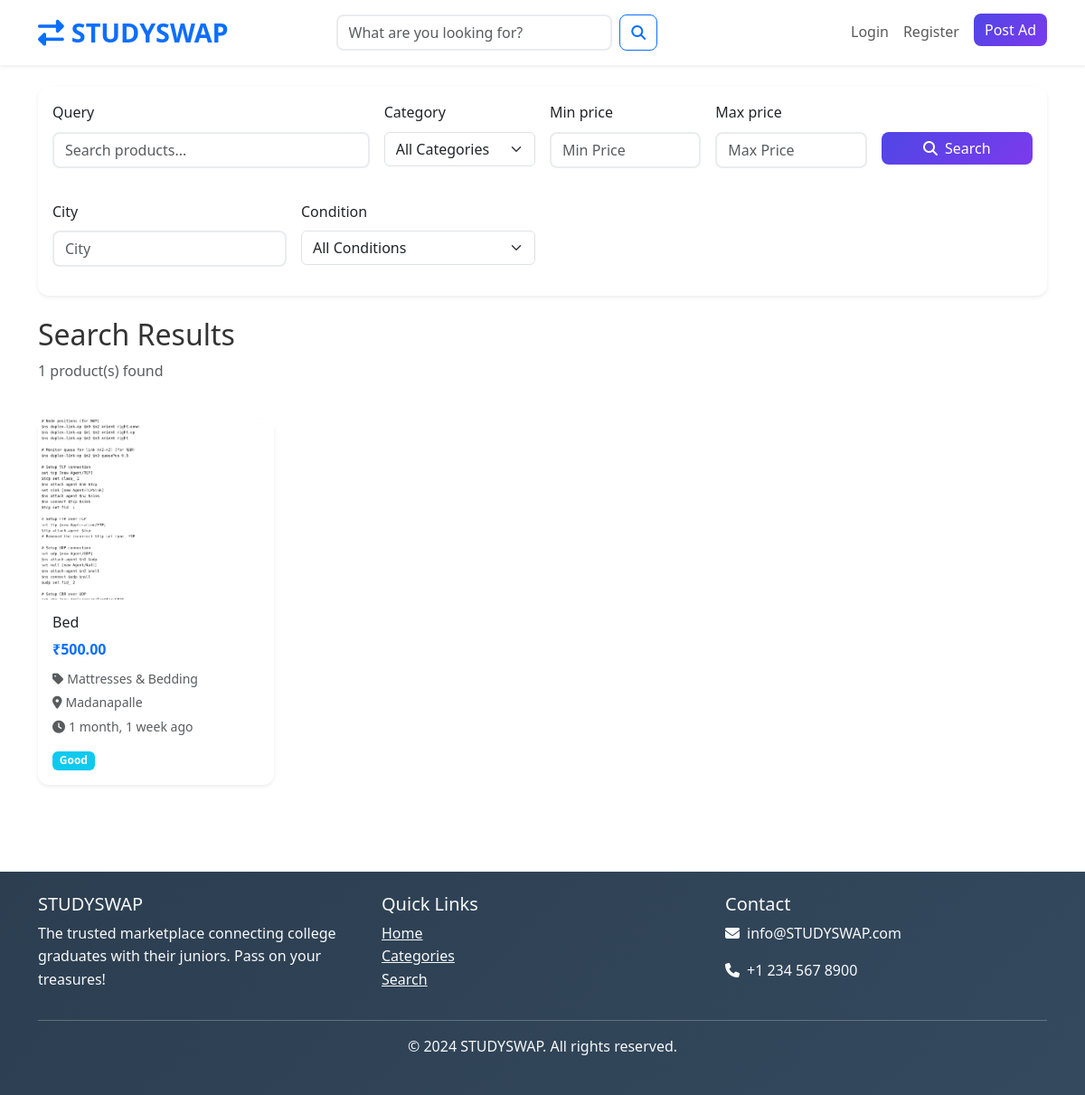
The app's page /search/ with its own data.
### products/models.py (models this page shows, shortened)
class Product(models.Model):
    CONDITION_CHOICES = [
        ('new', 'New'),
        ('like_new', 'Like New'),
        ('good', 'Good'),
        ('fair', 'Fair'),
        ('poor', 'Poor'),
    ]
    STATUS_CHOICES = [
        ('active', 'Active'),
        ('sold', 'Sold'),
        ('inactive', 'Inactive'),
    ]
    title = models.CharField(max_length=200)
    slug = models.SlugField(max_length=200, unique=True, blank=True)
    description = models.TextField()
    price = models.DecimalField(max_digits=10, decimal_places=2)
    category = models.ForeignKey(Category, on_delete=models.CASCADE, related_name='products')
    condition = models.CharField(max_length=20, choices=CONDITION_CHOICES, default='good')
    seller = models.ForeignKey(User, on_delete=models.CASCADE, related_name='products')
    status = models.CharField(max_length=20, choices=STATUS_CHOICES, default='active')
    city = models.CharField(max_length=100)
    state = models.CharField(max_length=100, blank=True)
    country = models.CharField(max_length=100, default='India')
    brand = models.CharField(max_length=100, blank=True)
    model = models.CharField(max_length=100, blank=True)
    is_negotiable = models.BooleanField(default=True)
    is_featured = models.BooleanField(default=False)
    created_at = models.DateTimeField(auto_now_add=True)
    updated_at = models.DateTimeField(auto_now=True)
    views_count = models.PositiveIntegerField(default=0)
    class Meta:
        ordering = ['-created_at']
        indexes = [
            models.Index(fields=['-created_at']),
            models.Index(fields=['status']),
            models.Index(fields=['category']),
            models.Index(fields=['city']),
        ]
    def get_absolute_url(self):
        return reverse('products:product_detail', kwargs={'slug': self.slug})
    @property
    def main_image(self):
        image = self.images.first()
        return image.image.url if image else None

class ProductImage(models.Model):
    product = models.ForeignKey(Product, on_delete=models.CASCADE, related_name='images')
    image = models.ImageField(upload_to='products/')
    alt_text = models.CharField(max_length=200, blank=True)
    is_primary = models.BooleanField(default=False)
    created_at = models.DateTimeField(auto_now_add=True)
    class Meta:
        ordering = ['-is_primary', 'created_at']

### categories/models.py (models this page shows, shortened)
class Category(models.Model):
    name = models.CharField(max_length=100, unique=True)
    slug = models.SlugField(max_length=100, unique=True)
    description = models.TextField(blank=True)
    image = models.ImageField(upload_to='categories/', blank=True, null=True)
    parent = models.ForeignKey('self', on_delete=models.CASCADE, blank=True, null=True, related_name='subcategories')
    is_active = models.BooleanField(default=True)
    created_at = models.DateTimeField(auto_now_add=True)
    updated_at = models.DateTimeField(auto_now=True)
    class Meta:
        verbose_name_plural = "Categories"
        ordering = ['name']
    def __str__(self):
        return self.name

### products/views.py (the view, shortened to what this page needs)
# urls.py: path('search/', views.ProductSearchView.as_view(), name='search'),
class ProductSearchView(ListView):
    model = Product
    template_name = 'products/search_results.html'
    context_object_name = 'products'
    paginate_by = 12
    def get_queryset(self):
        form = ProductSearchForm(self.request.GET)
        queryset = Product.objects.filter(status='active')
        if form.is_valid():
            query = form.cleaned_data.get('query')
            category = form.cleaned_data.get('category')
            min_price = form.cleaned_data.get('min_price')
            max_price = form.cleaned_data.get('max_price')
            city = form.cleaned_data.get('city')
            condition = form.cleaned_data.get('condition')
            if category:
                queryset = queryset.filter(category=category)
            if min_price:
                queryset = queryset.filter(price__gte=min_price)
            if max_price:
                queryset = queryset.filter(price__lte=max_price)
            if city:
                queryset = queryset.filter(city__icontains=city)
            if condition:
                queryset = queryset.filter(condition=condition)
        return queryset.order_by('-created_at')
    def get_context_data(self, **kwargs):
        context = super().get_context_data(**kwargs)
        context['search_form'] = ProductSearchForm(self.request.GET)
        context['query'] = self.request.GET.get('query', '')
        return context

### templates/products/search_results.html (shortened to what this page needs)
{% extends 'base.html' %}
{% load crispy_forms_tags %}
{% block content %}
<div class="container py-4">
    <div class="row mb-4">
        <div class="col-12">
            <div class="card border-0 shadow-sm">
                <div class="card-body">
                    <form method="GET" action="{% url 'products:search' %}">
                        <div class="row g-3">
                            <div class="col-md-4">
                                {{ search_form.query|as_crispy_field }}
                            </div>
                            <div class="col-md-2">
                                {{ search_form.category|as_crispy_field }}
                            </div>
                            <div class="col-md-2">
                                {{ search_form.min_price|as_crispy_field }}
                            </div>
                            <div class="col-md-2">
                                {{ search_form.max_price|as_crispy_field }}
                            </div>
                            <div class="col-md-2">
                                <label class="form-label">&nbsp;</label>
                                <button type="submit" class="btn btn-primary w-100">
                                    <i class="fas fa-search me-2"></i>Search
                                </button>
                            </div>
                        </div>
                        <div class="row g-3 mt-1">
                            <div class="col-md-3">
                                {{ search_form.city|as_crispy_field }}
                            </div>
                            <div class="col-md-3">
                                {{ search_form.condition|as_crispy_field }}
                            </div>
                        </div>
                    </form>
                </div>
            </div>
        </div>
    </div>
    <div class="row mb-4">
        <div class="col-12">
            <h2>Search Results</h2>
            <p class="text-muted">{{ products|length }} product(s) found</p>
        </div>
    </div>
    <div class="row">
        {% for product in products %}
            <div class="col-lg-3 col-md-4 col-sm-6 mb-4">
                <div class="card border-0 shadow-sm h-100">
                    <a href="{{ product.get_absolute_url }}" class="text-decoration-none">
                        {% if product.main_image %}
                            <img src="{{ product.main_image }}" alt="{{ product.title }}"
                                 class="card-img-top" style="height: 200px; object-fit: cover;">
                        {% else %}
                            <div class="card-img-top bg-light d-flex align-items-center justify-content-center"
                                 style="height: 200px;">
                                <i class="fas fa-image text-muted" style="font-size: 3rem;"></i>
                            </div>
                        {% endif %}
                        <div class="card-body">
                            <h6 class="card-title text-dark">{{ product.title|truncatechars:50 }}</h6>
                            <p class="text-primary fw-bold mb-2">₹{{ product.price }}</p>
                            <p class="text-muted small mb-1">
                                <i class="fas fa-tag me-1"></i>{{ product.category.name }}
                            </p>
                            <p class="text-muted small mb-1">
                                <i class="fas fa-map-marker-alt me-1"></i>{{ product.city }}
                            </p>
                            <p class="text-muted small">
                                <i class="fas fa-clock me-1"></i>{{ product.created_at|timesince }} ago
                            </p>
                            <div class="d-flex justify-content-between align-items-center">
                                <span class="badge bg-info">{{ product.get_condition_display }}</span>
                            </div>
                        </div>
                    </a>
                </div>
            </div>
        {% endfor %}
    </div>
</div>
{% endblock %}

### static/css/style.css (style rules this page uses)
body { font-family: "Segoe UI", Tahoma, Geneva, Verdana, sans-serif; line-height: 1.6; color: #333; }
.card { transition: all 0.3s ease; border-radius: 12px; }
.btn { border-radius: 8px; font-weight: 500; transition: all 0.3s ease; }
.btn-primary { background: linear-gradient(135deg, #4f46e5 0%, #7c3aed 100%); border: none; }
.form-control { border-radius: 8px; border: 2px solid #e9ecef; transition: border-color 0.3s ease; }

### records on screen
Product: main_image (picture), title "Bed", price "500.00", category.name "Mattresses & Bedding", city "Madanapalle", created_at "1 month, 1 week", condition "Good"

### other values on screen
{{ products|length }} "1"
